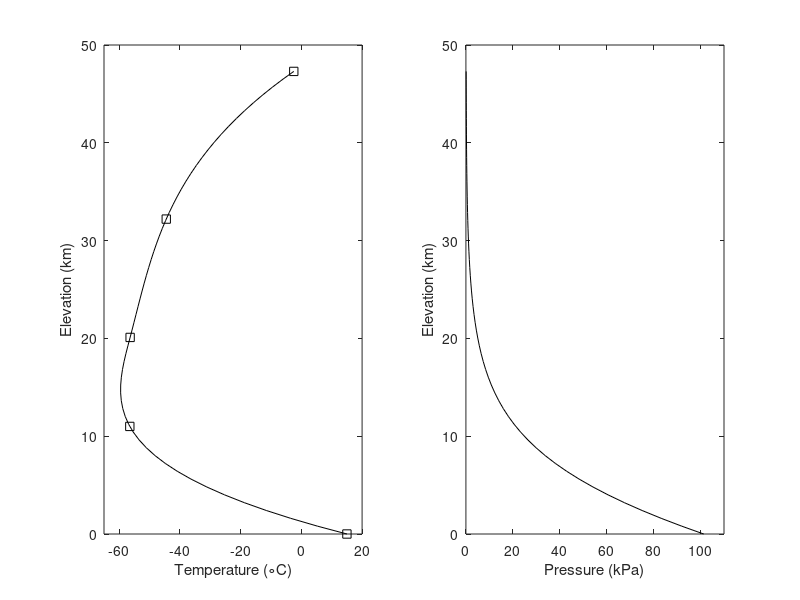

Source code (MATLAB):
% Temperature and Pressure Variation as a Function of Altitude

% Gravitational Constant
g = 9.81;
% Atmospheric Pressure
P0 = 101330;
% Individual Gas Constant
R = 287.13;
% Number of Points
np = 60;
% Temperature
TC = [15, -56.5, -56.4, -44.5, -2.5];
% Elevation
z = [0, 11000, 20100, 32200, 47300];
% Generate linearly spaced vectors
zz = linspace(z(1), z(end), np);
% Spline used to smooth noisy data and perform interpolation.
t = spline(z, TC+273.15, zz);
% Subplot divides the current figure into rectangular panes that are numbered row-wise.
subplot(1, 2, 1)
% Plot function in Matlab is used to create a graphical representation of some data.
plot(t-273.15, zz/1000, 'k-', TC, z/1000, 'ks')
% Axis equal sets the aspect ratio so that the data units are the same in every direction.
axis([-65, 20, 0, 50])
% Temperature Label
xlabel('Temperature (\circC)')
% Elevation Label
ylabel('Elevation (km)')
% Subplot 2
subplot(1, 2, 2)
% Create an array of all zeros
P = zeros(np,1);
gR = g/R;
gg = @(h, z, TC) (1./spline(z, TC+273.15, h));
for k = 1:np;
    Intg = quadl(gg, 0.1, zz(k), [], [], z, TC);
    P(k) = P0*exp(-gR*Intg);
end
% Plot 2
plot(P/1000, zz/1000, 'k-')
% Axis 2
axis([0, 110, 0, 50])
% Elevation Label 2
ylabel('Elevation (km)')
% Pressure Label
xlabel('Pressure (kPa)')
